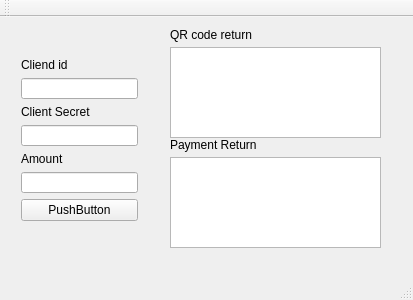
<?xml version="1.0" encoding="UTF-8"?>
<ui version="4.0">
 <class>MainWindow</class>
 <widget class="QMainWindow" name="MainWindow">
  <property name="geometry">
   <rect>
    <x>0</x>
    <y>0</y>
    <width>413</width>
    <height>300</height>
   </rect>
  </property>
  <property name="windowTitle">
   <string>MainWindow</string>
  </property>
  <widget class="QWidget" name="centralWidget">
   <widget class="QTextBrowser" name="textBrowser">
    <property name="geometry">
     <rect>
      <x>170</x>
      <y>30</y>
      <width>211</width>
      <height>91</height>
     </rect>
    </property>
   </widget>
   <widget class="QTextBrowser" name="textBrowser_2">
    <property name="geometry">
     <rect>
      <x>170</x>
      <y>140</y>
      <width>211</width>
      <height>91</height>
     </rect>
    </property>
   </widget>
   <widget class="QLabel" name="label_4">
    <property name="geometry">
     <rect>
      <x>170</x>
      <y>10</y>
      <width>91</width>
      <height>16</height>
     </rect>
    </property>
    <property name="text">
     <string>QR code return</string>
    </property>
   </widget>
   <widget class="QLabel" name="label_5">
    <property name="geometry">
     <rect>
      <x>170</x>
      <y>120</y>
      <width>101</width>
      <height>16</height>
     </rect>
    </property>
    <property name="text">
     <string>Payment Return</string>
    </property>
   </widget>
   <widget class="QWidget" name="layoutWidget">
    <property name="geometry">
     <rect>
      <x>10</x>
      <y>30</y>
      <width>139</width>
      <height>186</height>
     </rect>
    </property>
    <layout class="QVBoxLayout" name="verticalLayout">
     <item>
      <widget class="QLabel" name="label">
       <property name="text">
        <string>Cliend id</string>
       </property>
      </widget>
     </item>
     <item>
      <widget class="QLineEdit" name="lineEdit"/>
     </item>
     <item>
      <widget class="QLabel" name="label_2">
       <property name="text">
        <string>Client Secret</string>
       </property>
      </widget>
     </item>
     <item>
      <widget class="QLineEdit" name="lineEdit_2"/>
     </item>
     <item>
      <widget class="QLabel" name="label_3">
       <property name="text">
        <string>Amount</string>
       </property>
      </widget>
     </item>
     <item>
      <widget class="QLineEdit" name="lineEdit_3"/>
     </item>
     <item>
      <widget class="QPushButton" name="pushButton">
       <property name="text">
        <string>PushButton</string>
       </property>
      </widget>
     </item>
    </layout>
   </widget>
  </widget>
  <widget class="QMenuBar" name="menuBar">
   <property name="geometry">
    <rect>
     <x>0</x>
     <y>0</y>
     <width>413</width>
     <height>26</height>
    </rect>
   </property>
  </widget>
  <widget class="QToolBar" name="mainToolBar">
   <attribute name="toolBarArea">
    <enum>TopToolBarArea</enum>
   </attribute>
   <attribute name="toolBarBreak">
    <bool>false</bool>
   </attribute>
  </widget>
  <widget class="QStatusBar" name="statusBar"/>
 </widget>
 <layoutdefault spacing="6" margin="11"/>
 <resources/>
 <connections/>
</ui>
